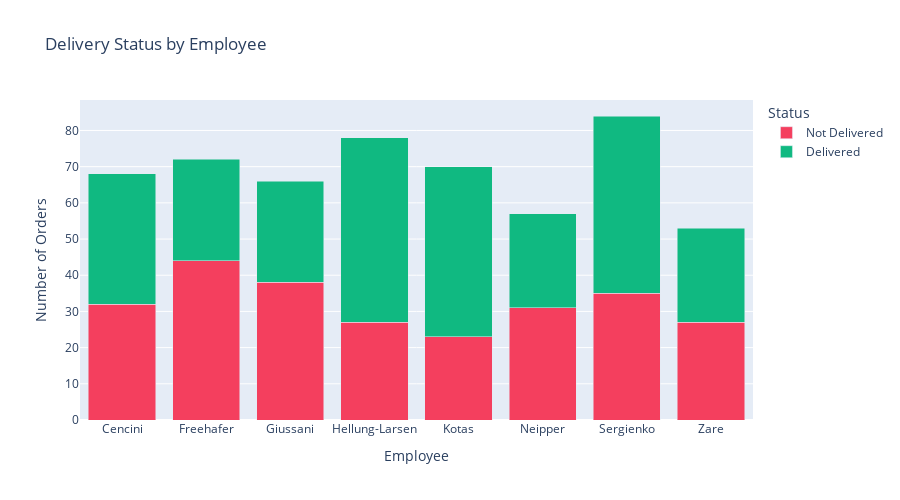

Notebook cell for this chart:
### Markdown cell above
## 4. Detailed Delivery Analysis
Analysis of delivery efficiency by Employee and Country.

### Code cell
# Delivery Status Analysis
if 'df' in locals():
    # 1. Delivery Status by Employee
    # Group by LastName and DeliveredFlag
    emp_delivery = df.groupby(['LastName', 'DeliveredFlag']).size().reset_index(name='Count')
    # Map flag to text
    emp_delivery['Status'] = emp_delivery['DeliveredFlag'].map({1: 'Delivered', 0: 'Not Delivered'})
    
    fig_emp = px.bar(emp_delivery, x='LastName', y='Count', color='Status', color_discrete_map={'Delivered': '#10b981', 'Not Delivered': '#f43f5e'}, 
                     title='Delivery Status by Employee', 
                     labels={'LastName': 'Employee', 'Count': 'Number of Orders'},
                     barmode='stack')
    
    # 2. Delivery Status by Country (Customer Country)
    # Note: Using Country_x based on previous cells (Customer Country)
    country_delivery = df.groupby(['Country_x', 'DeliveredFlag']).size().reset_index(name='Count')
    country_delivery['Status'] = country_delivery['DeliveredFlag'].map({1: 'Delivered', 0: 'Not Delivered'})
    
    fig_country = px.bar(country_delivery, x='Country_x', y='Count', color='Status', color_discrete_map={'Delivered': '#10b981', 'Not Delivered': '#f43f5e'}, 
                         title='Delivery Status by Country', 
                         labels={'Country_x': 'Country', 'Count': 'Number of Orders'},
                         barmode='stack')
    
    # Display figures
    fig_emp.update_layout(height=500)
    fig_country.update_layout(height=500)
    
    try:
        fig_emp.show()
        fig_country.show()
        fig_emp.write_html("../figures/delivery_by_employee.html")
        fig_country.write_html("../figures/delivery_by_country.html")
    except Exception as e:
        print(f"Error displaying/saving plot: {e}")

### Figure 1 — Plotly figure (JSON) as saved in the notebook; plotly's stock layout.template omitted (floating-point values rounded to 4 significant figures)
{"data": [{"hovertemplate": "Status=Not Delivered<br>Employee=%{x}<br>Number of Orders=%{y}<extra></extra>", "legendgroup": "Not Delivered", "marker": {"color": "#f43f5e", "pattern": {"shape": ""}}, "name": "Not Delivered", "orientation": "v", "showlegend": true, "textposition": "auto", "type": "bar", "x": ["Cencini", "Freehafer", "Giussani", "Hellung-Larsen", "Kotas", "Neipper", "Sergienko", "Zare"], "xaxis": "x", "y": [32, 44, 38, 27, 23, 31, 35, 27], "yaxis": "y"}, {"hovertemplate": "Status=Delivered<br>Employee=%{x}<br>Number of Orders=%{y}<extra></extra>", "legendgroup": "Delivered", "marker": {"color": "#10b981", "pattern": {"shape": ""}}, "name": "Delivered", "orientation": "v", "showlegend": true, "textposition": "auto", "type": "bar", "x": ["Cencini", "Freehafer", "Giussani", "Hellung-Larsen", "Kotas", "Neipper", "Sergienko", "Zare"], "xaxis": "x", "y": [36, 28, 28, 51, 47, 26, 49, 26], "yaxis": "y"}], "layout": {"barmode": "stack", "height": 500, "legend": {"title": {"text": "Status"}, "tracegroupgap": 0}, "title": {"text": "Delivery Status by Employee"}, "xaxis": {"anchor": "y", "domain": [0, 1], "title": {"text": "Employee"}}, "yaxis": {"anchor": "x", "domain": [0, 1], "title": {"text": "Number of Orders"}}}}
